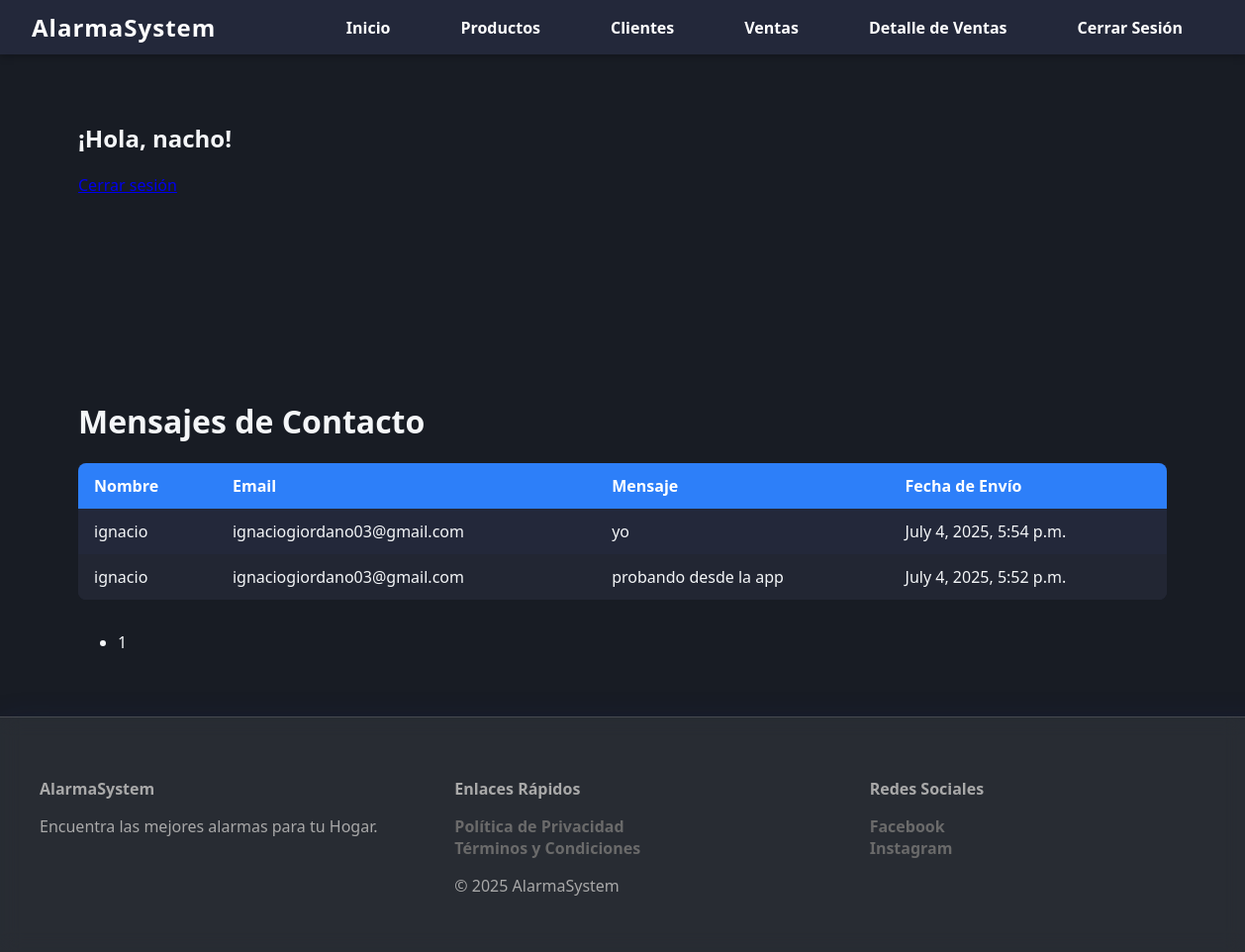
/mensajes/ (signed in), run on the app's committed database.
### App/models.py (models this page shows, shortened)
class MensajeContacto(models.Model):
    nombre = models.CharField(max_length=100)
    email = models.EmailField()
    mensaje = models.TextField()
    fecha_envio = models.DateTimeField(default=timezone.now)

### App/views.py (the view)
# urls.py: path('mensajes/', views.listar_mensajes, name='listar_mensajes'),
def listar_mensajes(request):
    mensajes = MensajeContacto.objects.all().order_by('-fecha_envio')
    paginator = Paginator(mensajes, 10)  # Mostrar 10 mensajes por página
    page_number = request.GET.get('page')
    page_obj = paginator.get_page(page_number)
    return render(request, 'App/lista_mensajes.html', {'page_obj': page_obj} ) #{'mensajes': mensajes}

### App/Templates/App/lista_mensajes.html (shortened to what this page needs)
{% extends 'App/base.html' %}
{% load static %}
{% block codigoDinamico %}
    <div class="container">
        <h1>Mensajes de Contacto</h1>
        <table class="table table-striped">
            <thead>
                <tr>
                    <th>Nombre</th>
                    <th>Email</th>
                    <th>Mensaje</th>
                    <th>Fecha de Envío</th>
                </tr>
            </thead>
            <tbody>
                {% for mensaje in page_obj %}
                <tr>
                    <td>{{ mensaje.nombre }}</td>
                    <td>{{ mensaje.email }}</td>
                    <td>{{ mensaje.mensaje }}</td>
                    <td>{{ mensaje.fecha_envio }}</td>
                </tr>
                {% empty %}
                <tr>
                    <td colspan="4">No hay mensajes para mostrar.</td>
                </tr>
                {% endfor %}
            </tbody>
        </table>
        <nav aria-label="Page navigation">
            <ul class="pagination">
                {% for num in page_obj.paginator.page_range %}
                    {% if page_obj.number == num %}
                    <li class="page-item active"><span class="page-link">{{ num }}</span></li>
                    {% else %}
                    <li class="page-item"><a class="page-link" href="?page={{ num }}">{{ num }}</a></li>
                    {% endif %}
                {% endfor %}
            </ul>
        </nav>
    </div>
{% endblock %}

### App/Templates/App/base.html (shortened to what this page needs)
{%load static %}
<!DOCTYPE html>
<html lang="en">
<head>
    <link rel="stylesheet" href="{% static 'App/styles.css' %}">
</head>
<body>
<nav class="navbar">
        <div class="navbar-logo">
            <a href="{% url 'home' %}">AlarmaSystem</a>
        </div>
    <ul class="navbar-links">
        <li><a href="{% url 'home' %}">Inicio</a></li>
        {% if request.user.is_authenticated %}
        <li><a href="{% url 'productos' %}">Productos</a></li>
        <li><a href="{% url 'clientes' %}">Clientes</a></li>
        <li><a href="{% url 'ventas' %}">Ventas</a></li>
        <li><a href="{% url 'detalle_venta' %}">Detalle de Ventas</a></li>
        <li><a href="{% url 'logout' %}">Cerrar Sesión</a></li>
        {% else %}
            <li><a href="{% url 'login' %}">Iniciar Sesión</a></li>
            <li><a href="{% url 'registro_usuario' %}">Registrarse</a></li>
        {% endif %}
    </ul>
</nav>
<div class="container">
    {% if request.user.is_authenticated %}
    <h2>¡Hola, {{ user.username }}!</h2>
    <a href="{% url 'logout' %}">Cerrar sesión</a>
    {% else %}
    <h2>No has iniciado sesión. <a href="{% url 'login' %}">Inicia sesión aquí</a></h2>
    {% endif %}
</div><br> <br> <br> <br>
{% block codigoDinamico %}
{% endblock codigoDinamico %}
        <footer class="glassmorph-footer">
            <div class="footer-column">
                <h4>AlarmaSystem</h4>
                <p>Encuentra las mejores alarmas para tu Hogar.</p>
            </div>
            <div class="footer-column">
                <h4>Enlaces Rápidos</h4>
                <ul>
                    <li><a href="{% url 'privacy_policy' %}">Política de Privacidad</a></li>
                    <li><a href="{% url 'terms_conditions' %}">Términos y Condiciones</a></li>
                </ul>
                <p>&copy; <span id="currentYear"></span> AlarmaSystem</p>
            </div>
            <div class="footer-column">
                <h4>Redes Sociales</h4>
                <ul>
                    <li><a href="#">Facebook</a></li>
                    <li><a href="#">Instagram</a></li>
                </ul>
            </div>
        </footer>
<link href="https://cdnjs.cloudflare.com/ajax/libs/toastr.js/latest/toastr.min.css" rel="stylesheet"/>
</body>
</html>

### App/static/App/styles.css (style rules this page uses)
body { margin: 0; font-family: 'Segoe UI', Arial, sans-serif; background: #181c24; color: #f4f6f8; }
.navbar { display: flex; align-items: center; justify-content: space-between; background: #23283a; padding: 0.7rem 2rem; color: #fff; position: relative; box-shadow: 0 2px 8px rgba(0,0,0,0.3); z-index: 10; }
.navbar-logo a { color: #fff; font-size: 1.5rem; text-decoration: none; font-weight: bold; letter-spacing: 1px; }
.navbar a { color: white; text-decoration: none; margin-right: 15px; font-weight: bold; }
.navbar-links { list-style: none; display: flex; gap: 1.5rem; margin: 0; padding: 0; }
.navbar-links li a { color: #fff; text-decoration: none; font-size: 1rem; transition: color 0.2s; padding: 0.5rem 1rem; border-radius: 20px; }
.container { max-width: 1100px; margin: 2rem auto; padding: 1rem; background: none; }
.table { width: 100%; border-collapse: collapse; margin-bottom: 2rem; background: #23283a; color: #f4f6f8; border-radius: 8px; overflow: hidden; }
.table th, .table td { padding: 0.75rem 1rem; text-align: left; }
.table th { background: #2d7ff9; color: #fff; }
.table tr:nth-child(even) { background: #222633; }
.glassmorph-footer { display: flex; flex-wrap: wrap; justify-content: space-around; align-items: flex-start; padding: 1.5rem; background: rgba(255, 255, 255, 0.07); box-shadow: 0 8px 32px rgba(31, 38, 135, 0.2); backdrop-filter: blur(10px); -webkit-backdrop-filter: blur(10px); border-top: 1px solid rgba(255, 255, 255, 0.15); color: #a9a9a9; width: 100%; }
.footer-column { flex: 1; min-width: 200px; margin: 1rem; }
.footer-column h4 { font-weight: bold; margin-bottom: 0.5rem; }
.footer-column ul { list-style: none; padding: 0; }
.footer-column a { text-decoration: none; color: #6a6a6a; font-weight: bold; }

### data on the page
MensajeContacto: nombre "ignacio", email "ignaciogiordano03@gmail.com", mensaje "yo", fecha_envio "July 4, 2025, 5:54 p.m."
MensajeContacto: nombre "ignacio", email "ignaciogiordano03@gmail.com", mensaje "probando desde la app", fecha_envio "July 4, 2025, 5:52 p.m."

### other printed values
{{ user.username }} "nacho"
{{ num }} "1"
